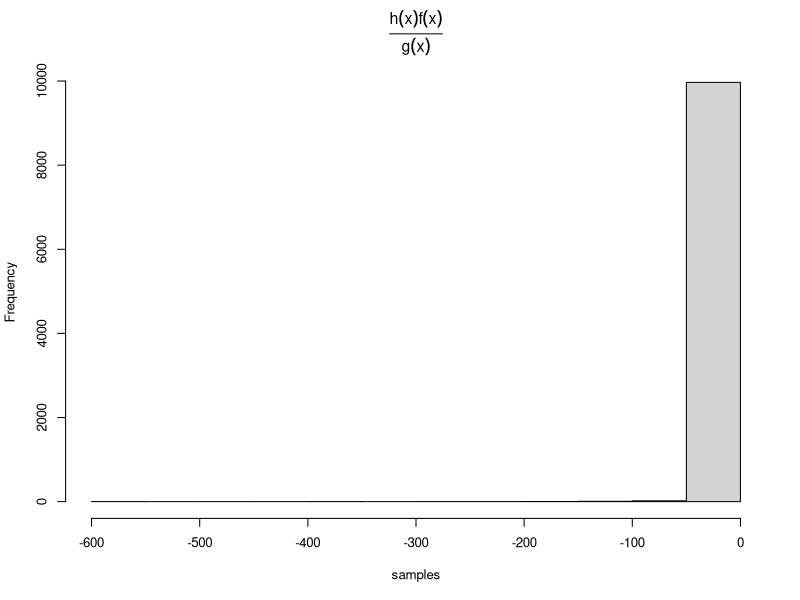
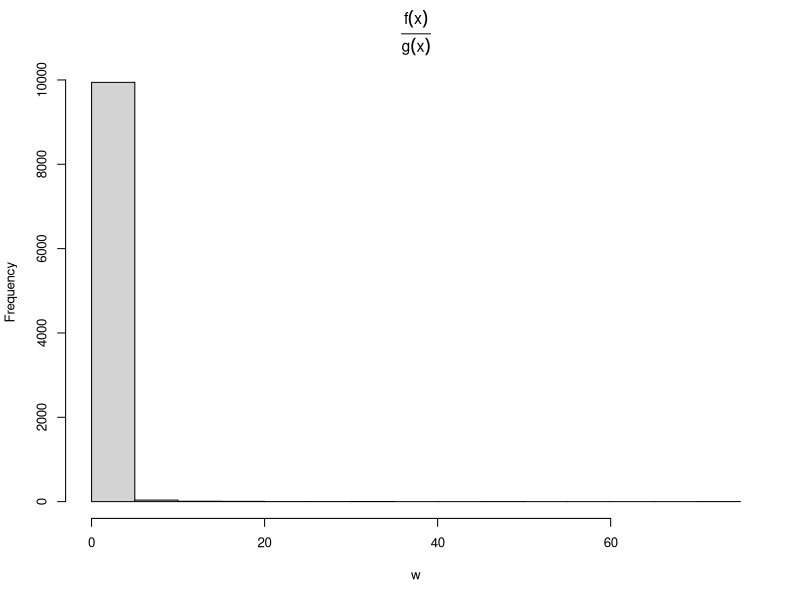
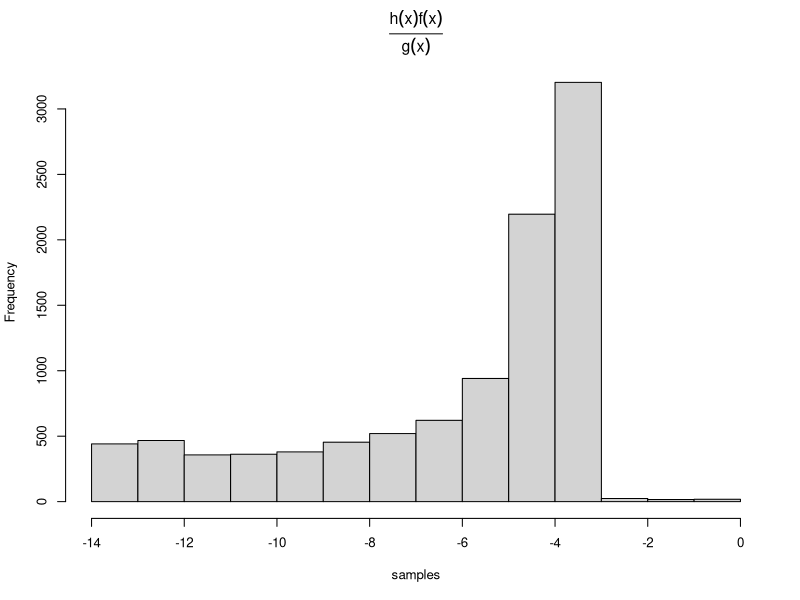
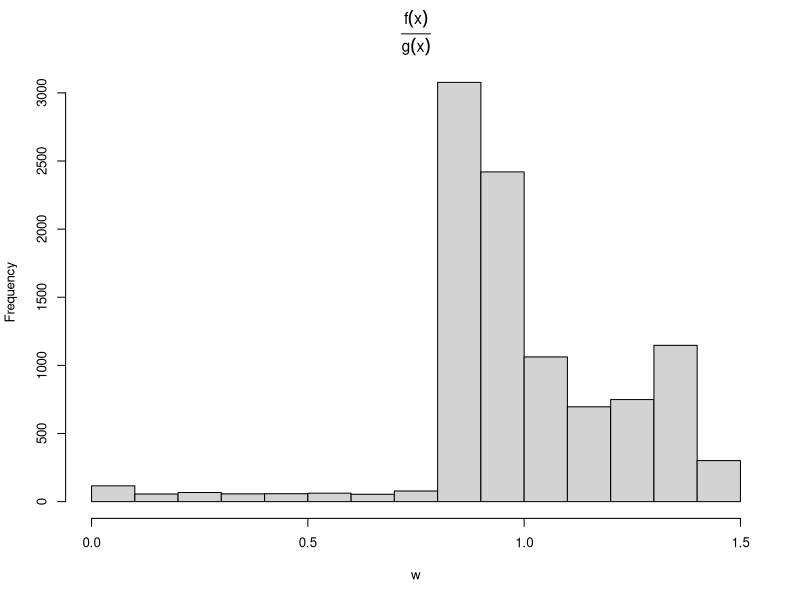
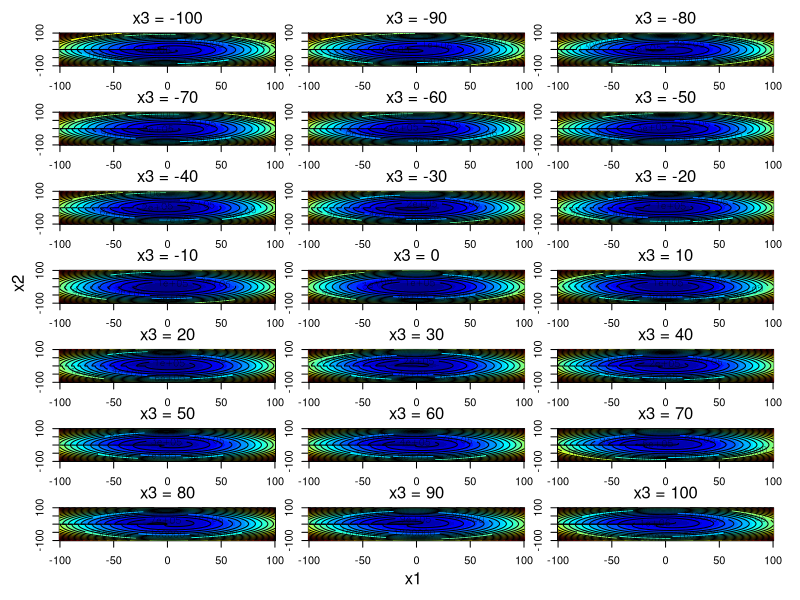

These charts were generated, in order, by the following R code:
## @knitr q1a
set.seed(0)
m <- 10000
x <- - abs(rnorm(m)) - 4 # samples from a half-normal distri centered/trunacted at -4
f <- dt(x, df = 3)/pt(-4, df = 3)  # density of x under f, a t distri with df 3, truncated at -4
g <- dnorm(x + 4)/pnorm(0)  # density of x under g, a half-normal distri centered/truncated at -4
w <- f/g # weights
samples <- x*w
summary(samples)
par(cex = 0.8)
hist(samples, main = expression(frac(h(x)*f(x), g(x))))
summary(w)
hist(w, main = expression(frac(f(x),g(x))))
mean(samples) # estimated mean of a t distri with df 3, truncated at -4

## @knitr q1b
set.seed(0)
m <- 10000
x <- - abs(rt(m, df = 1)) - 4 # samples from a t distri centered/truncated at -4
f <- dt(x, df = 3)/pt(-4, df = 3) # density of x under f, a t distri with df 3, truncated at -4
g <- dt(x + 4, df = 1)/pt(0, df = 1)  # density of x under g, a t distri centered/truncated at -4
w <- f/g # weights
samples <- x*w
summary(samples)
par(cex = 0.8)
hist(samples, main = expression(frac(h(x)*f(x), g(x))))
summary(w)
hist(w, main = expression(frac(f(x),g(x))))
mean(samples) # estimated mean of a t distri with df 3, truncated at -4

## @knitr q2
theta <- function(x1, x2) atan2(x2, x1)/(2*pi)
f <- function(x1, x2, x3) {
  f1 <- 10*(x3 - 10*theta(x1, x2))
  f2 <- 10*(sqrt(x1^2+x2^2)-1)
  f3 <- x3
  return(f1^2+f2^2+f3^2)
}

library(fields)
x <- seq(-100, 100, 1)
par(mfrow = c(7, 3), mar = c(1.5, 1.5, 2, 1), oma = c(3, 3, 0.5, 1))
X_all <- expand.grid(x, x, x)
result_all <- f(X_all[, 1], X_all[, 2], X_all[, 3])
for (x3 in x[seq(1, length(x), 10)]) {
  result <- outer(x, x, function(x1, x2) f(x1, x2, x3))
  image(x, x, result, col = tim.colors(32))
  contour(x, x, result, levels = seq(min(result_all), max(result_all), by = 100000),
          add = TRUE, col = "black")
  mtext(paste("x3 =", x3), side = 3, line = 0.5)
}
mtext("x1", side = 1, line = 1, outer = TRUE)
mtext("x2", side = 2, line = 1, outer = TRUE)

fnew <- function(x) f(x[1], x[2], x[3])
X_init <- matrix(c(c(0, 0, 0),
                   c(-50, -50, -50),
                   c(50, 50, 50)), 3, 3, byrow = TRUE)
for (i in 1:nrow(X_init)) {
  cat("Starting values of x are:", paste(X_init[i, ], collapse = ", "), "\n")
  res <- optim(par = X_init[i, ], fnew)
  cat("Using optim...\n")
  cat("Values of x are that minimize the function:\n", paste(res$par, collapse = ", "), "\n")
  cat("Minimum of the function:", res$value, "\n")
  res2 <- nlm(fnew, p =  X_init[i, ])
  cat("Using nlm\n")
  cat("Values of x are that minimize the function:\n", paste(res2$estimate, collapse = ", "), "\n")
  cat("Minimum of the function:", res2$minimum, "\n")
  cat("--------------------------------------------------\n")
}

## @knitr q3c
# Simulate data
set.seed(1)
n <- 100
x <- rnorm(n)
beta0_true <- 2
beta1_true <- 0.5
sigma_true <- beta1_true*sqrt(sum((x - mean(x))^2))/3 # for signal to noise ratio of 3
ytemp <- beta0_true + beta1_true*x + rnorm(n, 0, sigma_true)
tau1 <- quantile(ytemp, 0.8) # tau for 20% exceedances
tau2 <- quantile(ytemp, 0.2) # tau for 80% exceedances
truncated1 <- ytemp > tau1
truncated2 <- ytemp > tau2
y1 <- pmin(tau1, ytemp)
y2 <- pmin(tau2, ytemp)
data1 <- list(x = x, y = y1, truncated = truncated1, tau = tau1)
data2 <- list(x = x, y = y2, truncated = truncated2, tau = tau2)

# Check signal to noise ratio
mod_temp <- summary(lm(ytemp ~ x))
signal_to_noise_ratio <- mod_temp$coefficients[2, 1]/mod_temp$coefficients[2, 2]
signal_to_noise_ratio

#' Perform the EM algorithm to estimate linear regression parameters for truncated data.
#' 
#' @param data List with variables x, y, truncated and tau.
#' @param num_max_iterations Maximum number of iterations before EM algorithm 
#' stops if convergence is still not reached.
#' @return List containing results of EM algorithm.
em_algorithm <- function(
  data, 
  num_max_iterations = 10000
) {
  # Initialise parameter values
  mod <- summary(lm(data$y ~ data$x))
  beta0_all <- beta0_prev <- mod$coefficients[1, 1]
  beta1_all <- beta1_prev <- mod$coefficients[2, 1]
  sigma_all <- sigma_prev <- mod$sigma*(n-2)/n
  
  x <- data$x
  xtrunc <- x[data$truncated == 1]
  ystar <- data$y
  q_theta_all <- NA
  q_theta_prev <- 0
  q_theta <- -10000
  i <- 1
  
  while (abs(q_theta - q_theta_prev) > 1e-10 & i <= num_max_iterations) {
    if (i > 1) {
      beta0_prev <- beta0
      beta1_prev <- beta1
      sigma_prev <- sigma
      q_theta_prev <- q_theta
    }
    
    # Compute E(Y_{trunc, i} | theta_t) for i = 1, ..., c
    mu_trunc <- beta0_prev + beta1_prev*xtrunc
    tau_star <- (data$tau - mu_trunc)/sigma_prev
    rho_tau_star <- dnorm(tau_star)/(1 - pnorm(tau_star))
    mean_ytrunc <- mu_trunc + sigma_prev*rho_tau_star
    ystar[data$truncated == 1] <- mean_ytrunc
    var_ytrunc <- (sigma_prev^2)*(1 + tau_star*rho_tau_star - rho_tau_star^2)
    
    # Regress ystar = {Yobs, E(Y_{trunc, i} | theta_t)} on {x}
    mod <- lm(ystar ~ x)
    beta0 <- mod$coefficients[1]
    beta1 <- mod$coefficients[2]
    
    # Compute sigma and q_theta
    rss_star <- sum((ystar - beta0 - beta1*x)^2) + sum(var_ytrunc) # corresponds to A + B + C in derivation
    sigma <- sqrt(rss_star/n)
    q_theta <- -(n/2)*log(2*pi*sigma^2) - rss_star/(2*sigma^2)

    # Save current values
    beta0_all <- c(beta0_all, beta0)
    beta1_all <- c(beta1_all, beta1)
    sigma_all <- c(sigma_all, sigma)
    q_theta_all <- c(q_theta_all, q_theta)
    i <- i + 1
  }
  cat(paste0("Results of EM algorithm:\nbeta0: ", tail(beta0_all, 1), "\n",
             "beta1: ", tail(beta1_all, 1), "\n",
             "sigma: ", tail(sigma_all, 1), "\n",
             "Q(theta|theta_t): ", tail(q_theta_all, 1), "\n"))
  return(list(beta0 = beta0_all, beta1 = beta1_all, sigma = sigma_all, 
              q_theta = q_theta_all))
}

em1 <- em_algorithm(data = data1)
em2 <- em_algorithm(data = data2)

## @knitr q3d
# Get initial parameter values
init1 <- c(beta0 = em1$beta0[1], beta1 = em1$beta1[1], log_sigma = log(em1$sigma[1]))
init2 <- c(beta0 = em2$beta0[1], beta1 = em2$beta1[1], log_sigma = log(em2$sigma[1]))

negloglikelihood <- function(par, data) {
  beta0 <- par[1]
  beta1 <- par[2]
  log_sigma <- par[3]
  mu <- beta0 + beta1*x 
  # Log likelihood function for censored data
  lik <- sum(dnorm(data$y[!data$truncated], mu[!data$truncated], exp(log_sigma), 
                   log = TRUE),
             pnorm(data$tau, mu[data$truncated], exp(log_sigma), 
                   log = TRUE, lower.tail = FALSE))
  return(-lik)
}

solve1 <- optim(par = init1, fn = negloglikelihood, data = data1, method = "BFGS", hessian = TRUE)
cov1 <- solve(solve1$hessian) # estimate of covariance matrix
sqrt(diag(cov1)) # standard errors of parameter estimates
solve2 <- optim(par = init2, fn = negloglikelihood, data = data2, method = "BFGS", hessian = TRUE)
cov2 <- solve(solve2$hessian) # estimate of covariance matrix
sqrt(diag(cov2)) # standard errors of parameter estimates
